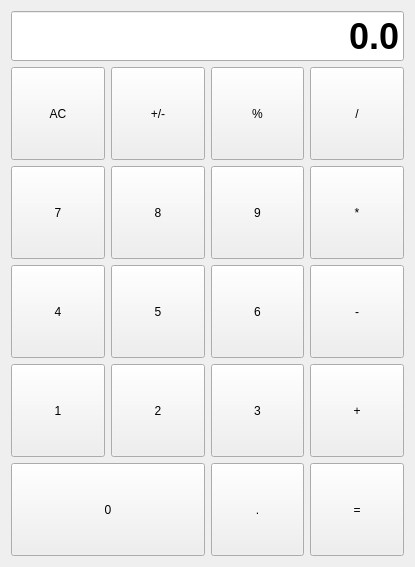
<?xml version="1.0" encoding="UTF-8"?>
<ui version="4.0">
 <class>Form</class>
 <widget class="QWidget" name="Form">
  <property name="geometry">
   <rect>
    <x>0</x>
    <y>0</y>
    <width>415</width>
    <height>567</height>
   </rect>
  </property>
  <property name="windowTitle">
   <string>Form</string>
  </property>
  <layout class="QGridLayout" name="gridLayout">
   <item row="0" column="0" colspan="4">
    <widget class="QLineEdit" name="lineEdit">
     <property name="minimumSize">
      <size>
       <width>0</width>
       <height>50</height>
      </size>
     </property>
     <property name="font">
      <font>
       <pointsize>27</pointsize>
       <weight>75</weight>
       <bold>true</bold>
      </font>
     </property>
     <property name="text">
      <string>0.0</string>
     </property>
     <property name="alignment">
      <set>Qt::AlignRight|Qt::AlignTrailing|Qt::AlignVCenter</set>
     </property>
     <property name="readOnly">
      <bool>true</bool>
     </property>
     <property name="bg" stdset="0">
      <string>gray</string>
     </property>
    </widget>
   </item>
   <item row="1" column="0">
    <widget class="CaculatorBtn" name="pushButton">
     <property name="sizePolicy">
      <sizepolicy hsizetype="Minimum" vsizetype="Expanding">
       <horstretch>0</horstretch>
       <verstretch>0</verstretch>
      </sizepolicy>
     </property>
     <property name="text">
      <string>AC</string>
     </property>
     <property name="checkable">
      <bool>true</bool>
     </property>
     <property name="autoExclusive">
      <bool>true</bool>
     </property>
     <property name="bg" stdset="0">
      <string>lightgray</string>
     </property>
     <property name="role" stdset="0">
      <string>clear</string>
     </property>
    </widget>
   </item>
   <item row="1" column="1">
    <widget class="CaculatorBtn" name="pushButton_2">
     <property name="sizePolicy">
      <sizepolicy hsizetype="Minimum" vsizetype="Expanding">
       <horstretch>0</horstretch>
       <verstretch>0</verstretch>
      </sizepolicy>
     </property>
     <property name="text">
      <string>+/-</string>
     </property>
     <property name="checkable">
      <bool>true</bool>
     </property>
     <property name="autoExclusive">
      <bool>true</bool>
     </property>
     <property name="bg" stdset="0">
      <string>lightgray</string>
     </property>
     <property name="role" stdset="0">
      <string>num</string>
     </property>
    </widget>
   </item>
   <item row="1" column="2">
    <widget class="CaculatorBtn" name="pushButton_3">
     <property name="sizePolicy">
      <sizepolicy hsizetype="Minimum" vsizetype="Expanding">
       <horstretch>0</horstretch>
       <verstretch>0</verstretch>
      </sizepolicy>
     </property>
     <property name="text">
      <string>%</string>
     </property>
     <property name="checkable">
      <bool>true</bool>
     </property>
     <property name="autoExclusive">
      <bool>true</bool>
     </property>
     <property name="bg" stdset="0">
      <string>lightgray</string>
     </property>
     <property name="role" stdset="0">
      <string>num</string>
     </property>
    </widget>
   </item>
   <item row="1" column="3">
    <widget class="CaculatorBtn" name="pushButton_4">
     <property name="sizePolicy">
      <sizepolicy hsizetype="Minimum" vsizetype="Expanding">
       <horstretch>0</horstretch>
       <verstretch>0</verstretch>
      </sizepolicy>
     </property>
     <property name="text">
      <string>/</string>
     </property>
     <property name="checkable">
      <bool>true</bool>
     </property>
     <property name="autoExclusive">
      <bool>true</bool>
     </property>
     <property name="autoDefault">
      <bool>false</bool>
     </property>
     <property name="bg" stdset="0">
      <string>orange</string>
     </property>
     <property name="role" stdset="0">
      <string>operator</string>
     </property>
    </widget>
   </item>
   <item row="2" column="0">
    <widget class="CaculatorBtn" name="pushButton_6">
     <property name="sizePolicy">
      <sizepolicy hsizetype="Minimum" vsizetype="Expanding">
       <horstretch>0</horstretch>
       <verstretch>0</verstretch>
      </sizepolicy>
     </property>
     <property name="text">
      <string>7</string>
     </property>
     <property name="checkable">
      <bool>true</bool>
     </property>
     <property name="autoExclusive">
      <bool>true</bool>
     </property>
     <property name="bg" stdset="0">
      <string>gray</string>
     </property>
     <property name="role" stdset="0">
      <string>num</string>
     </property>
    </widget>
   </item>
   <item row="2" column="1">
    <widget class="CaculatorBtn" name="pushButton_8">
     <property name="sizePolicy">
      <sizepolicy hsizetype="Minimum" vsizetype="Expanding">
       <horstretch>0</horstretch>
       <verstretch>0</verstretch>
      </sizepolicy>
     </property>
     <property name="text">
      <string>8</string>
     </property>
     <property name="checkable">
      <bool>true</bool>
     </property>
     <property name="autoExclusive">
      <bool>true</bool>
     </property>
     <property name="bg" stdset="0">
      <string>gray</string>
     </property>
     <property name="role" stdset="0">
      <string>num</string>
     </property>
    </widget>
   </item>
   <item row="2" column="2">
    <widget class="CaculatorBtn" name="pushButton_7">
     <property name="sizePolicy">
      <sizepolicy hsizetype="Minimum" vsizetype="Expanding">
       <horstretch>0</horstretch>
       <verstretch>0</verstretch>
      </sizepolicy>
     </property>
     <property name="text">
      <string>9</string>
     </property>
     <property name="checkable">
      <bool>true</bool>
     </property>
     <property name="autoExclusive">
      <bool>true</bool>
     </property>
     <property name="bg" stdset="0">
      <string>gray</string>
     </property>
     <property name="role" stdset="0">
      <string>num</string>
     </property>
    </widget>
   </item>
   <item row="2" column="3">
    <widget class="CaculatorBtn" name="pushButton_5">
     <property name="sizePolicy">
      <sizepolicy hsizetype="Minimum" vsizetype="Expanding">
       <horstretch>0</horstretch>
       <verstretch>0</verstretch>
      </sizepolicy>
     </property>
     <property name="text">
      <string>*</string>
     </property>
     <property name="checkable">
      <bool>true</bool>
     </property>
     <property name="autoExclusive">
      <bool>true</bool>
     </property>
     <property name="autoDefault">
      <bool>false</bool>
     </property>
     <property name="bg" stdset="0">
      <string>orange</string>
     </property>
     <property name="role" stdset="0">
      <string>operator</string>
     </property>
    </widget>
   </item>
   <item row="3" column="0">
    <widget class="CaculatorBtn" name="pushButton_10">
     <property name="sizePolicy">
      <sizepolicy hsizetype="Minimum" vsizetype="Expanding">
       <horstretch>0</horstretch>
       <verstretch>0</verstretch>
      </sizepolicy>
     </property>
     <property name="text">
      <string>4</string>
     </property>
     <property name="checkable">
      <bool>true</bool>
     </property>
     <property name="autoExclusive">
      <bool>true</bool>
     </property>
     <property name="bg" stdset="0">
      <string>gray</string>
     </property>
     <property name="role" stdset="0">
      <string>num</string>
     </property>
    </widget>
   </item>
   <item row="3" column="1">
    <widget class="CaculatorBtn" name="pushButton_12">
     <property name="sizePolicy">
      <sizepolicy hsizetype="Minimum" vsizetype="Expanding">
       <horstretch>0</horstretch>
       <verstretch>0</verstretch>
      </sizepolicy>
     </property>
     <property name="text">
      <string>5</string>
     </property>
     <property name="checkable">
      <bool>true</bool>
     </property>
     <property name="autoExclusive">
      <bool>true</bool>
     </property>
     <property name="bg" stdset="0">
      <string>gray</string>
     </property>
     <property name="role" stdset="0">
      <string>num</string>
     </property>
    </widget>
   </item>
   <item row="3" column="2">
    <widget class="CaculatorBtn" name="pushButton_11">
     <property name="sizePolicy">
      <sizepolicy hsizetype="Minimum" vsizetype="Expanding">
       <horstretch>0</horstretch>
       <verstretch>0</verstretch>
      </sizepolicy>
     </property>
     <property name="text">
      <string>6</string>
     </property>
     <property name="checkable">
      <bool>true</bool>
     </property>
     <property name="autoExclusive">
      <bool>true</bool>
     </property>
     <property name="bg" stdset="0">
      <string>gray</string>
     </property>
     <property name="role" stdset="0">
      <string>num</string>
     </property>
    </widget>
   </item>
   <item row="3" column="3">
    <widget class="CaculatorBtn" name="pushButton_9">
     <property name="sizePolicy">
      <sizepolicy hsizetype="Minimum" vsizetype="Expanding">
       <horstretch>0</horstretch>
       <verstretch>0</verstretch>
      </sizepolicy>
     </property>
     <property name="text">
      <string>-</string>
     </property>
     <property name="checkable">
      <bool>true</bool>
     </property>
     <property name="autoExclusive">
      <bool>true</bool>
     </property>
     <property name="autoDefault">
      <bool>false</bool>
     </property>
     <property name="bg" stdset="0">
      <string>orange</string>
     </property>
     <property name="role" stdset="0">
      <string>operator</string>
     </property>
    </widget>
   </item>
   <item row="4" column="0">
    <widget class="CaculatorBtn" name="pushButton_14">
     <property name="sizePolicy">
      <sizepolicy hsizetype="Minimum" vsizetype="Expanding">
       <horstretch>0</horstretch>
       <verstretch>0</verstretch>
      </sizepolicy>
     </property>
     <property name="text">
      <string>1</string>
     </property>
     <property name="checkable">
      <bool>true</bool>
     </property>
     <property name="autoExclusive">
      <bool>true</bool>
     </property>
     <property name="bg" stdset="0">
      <string>gray</string>
     </property>
     <property name="role" stdset="0">
      <string>num</string>
     </property>
    </widget>
   </item>
   <item row="4" column="1">
    <widget class="CaculatorBtn" name="pushButton_16">
     <property name="sizePolicy">
      <sizepolicy hsizetype="Minimum" vsizetype="Expanding">
       <horstretch>0</horstretch>
       <verstretch>0</verstretch>
      </sizepolicy>
     </property>
     <property name="text">
      <string>2</string>
     </property>
     <property name="checkable">
      <bool>true</bool>
     </property>
     <property name="autoExclusive">
      <bool>true</bool>
     </property>
     <property name="bg" stdset="0">
      <string>gray</string>
     </property>
     <property name="role" stdset="0">
      <string>num</string>
     </property>
    </widget>
   </item>
   <item row="4" column="2">
    <widget class="CaculatorBtn" name="pushButton_15">
     <property name="sizePolicy">
      <sizepolicy hsizetype="Minimum" vsizetype="Expanding">
       <horstretch>0</horstretch>
       <verstretch>0</verstretch>
      </sizepolicy>
     </property>
     <property name="text">
      <string>3</string>
     </property>
     <property name="checkable">
      <bool>true</bool>
     </property>
     <property name="autoExclusive">
      <bool>true</bool>
     </property>
     <property name="bg" stdset="0">
      <string>gray</string>
     </property>
     <property name="role" stdset="0">
      <string>num</string>
     </property>
    </widget>
   </item>
   <item row="4" column="3">
    <widget class="CaculatorBtn" name="pushButton_13">
     <property name="sizePolicy">
      <sizepolicy hsizetype="Minimum" vsizetype="Expanding">
       <horstretch>0</horstretch>
       <verstretch>0</verstretch>
      </sizepolicy>
     </property>
     <property name="text">
      <string>+</string>
     </property>
     <property name="checkable">
      <bool>true</bool>
     </property>
     <property name="autoExclusive">
      <bool>true</bool>
     </property>
     <property name="autoDefault">
      <bool>false</bool>
     </property>
     <property name="bg" stdset="0">
      <string>orange</string>
     </property>
     <property name="role" stdset="0">
      <string>operator</string>
     </property>
    </widget>
   </item>
   <item row="5" column="0" colspan="2">
    <widget class="CaculatorBtn" name="pushButton_18">
     <property name="sizePolicy">
      <sizepolicy hsizetype="Minimum" vsizetype="Expanding">
       <horstretch>0</horstretch>
       <verstretch>0</verstretch>
      </sizepolicy>
     </property>
     <property name="text">
      <string>0</string>
     </property>
     <property name="checkable">
      <bool>true</bool>
     </property>
     <property name="autoExclusive">
      <bool>true</bool>
     </property>
     <property name="bg" stdset="0">
      <string>gray</string>
     </property>
     <property name="role" stdset="0">
      <string>num</string>
     </property>
    </widget>
   </item>
   <item row="5" column="2">
    <widget class="CaculatorBtn" name="pushButton_19">
     <property name="sizePolicy">
      <sizepolicy hsizetype="Minimum" vsizetype="Expanding">
       <horstretch>0</horstretch>
       <verstretch>0</verstretch>
      </sizepolicy>
     </property>
     <property name="text">
      <string>.</string>
     </property>
     <property name="checkable">
      <bool>true</bool>
     </property>
     <property name="autoExclusive">
      <bool>true</bool>
     </property>
     <property name="bg" stdset="0">
      <string>gray</string>
     </property>
     <property name="role" stdset="0">
      <string>num</string>
     </property>
    </widget>
   </item>
   <item row="5" column="3">
    <widget class="CaculatorBtn" name="pushButton_17">
     <property name="sizePolicy">
      <sizepolicy hsizetype="Minimum" vsizetype="Expanding">
       <horstretch>0</horstretch>
       <verstretch>0</verstretch>
      </sizepolicy>
     </property>
     <property name="text">
      <string>=</string>
     </property>
     <property name="checkable">
      <bool>true</bool>
     </property>
     <property name="autoExclusive">
      <bool>true</bool>
     </property>
     <property name="bg" stdset="0">
      <string>equal</string>
     </property>
     <property name="role" stdset="0">
      <string>caculate</string>
     </property>
    </widget>
   </item>
  </layout>
 </widget>
 <customwidgets>
  <customwidget>
   <class>CaculatorBtn</class>
   <extends>QPushButton</extends>
   <header>Caculator_Btn</header>
   <slots>
    <signal>key_pressed()</signal>
   </slots>
  </customwidget>
 </customwidgets>
 <resources/>
 <connections>
  <connection>
   <sender>pushButton</sender>
   <signal>key_pressed()</signal>
   <receiver>Form</receiver>
   <slot>get_key()</slot>
   <hints>
    <hint type="sourcelabel">
     <x>66</x>
     <y>113</y>
    </hint>
    <hint type="destinationlabel">
     <x>-86</x>
     <y>112</y>
    </hint>
   </hints>
  </connection>
  <connection>
   <sender>pushButton_2</sender>
   <signal>key_pressed()</signal>
   <receiver>Form</receiver>
   <slot>get_key()</slot>
   <hints>
    <hint type="sourcelabel">
     <x>169</x>
     <y>92</y>
    </hint>
    <hint type="destinationlabel">
     <x>483</x>
     <y>131</y>
    </hint>
   </hints>
  </connection>
  <connection>
   <sender>pushButton_3</sender>
   <signal>key_pressed()</signal>
   <receiver>Form</receiver>
   <slot>get_key()</slot>
   <hints>
    <hint type="sourcelabel">
     <x>273</x>
     <y>104</y>
    </hint>
    <hint type="destinationlabel">
     <x>506</x>
     <y>115</y>
    </hint>
   </hints>
  </connection>
  <connection>
   <sender>pushButton_4</sender>
   <signal>key_pressed()</signal>
   <receiver>Form</receiver>
   <slot>get_key()</slot>
   <hints>
    <hint type="sourcelabel">
     <x>356</x>
     <y>93</y>
    </hint>
    <hint type="destinationlabel">
     <x>585</x>
     <y>94</y>
    </hint>
   </hints>
  </connection>
  <connection>
   <sender>pushButton_5</sender>
   <signal>key_pressed()</signal>
   <receiver>Form</receiver>
   <slot>get_key()</slot>
   <hints>
    <hint type="sourcelabel">
     <x>356</x>
     <y>197</y>
    </hint>
    <hint type="destinationlabel">
     <x>512</x>
     <y>217</y>
    </hint>
   </hints>
  </connection>
  <connection>
   <sender>pushButton_9</sender>
   <signal>key_pressed()</signal>
   <receiver>Form</receiver>
   <slot>get_key()</slot>
   <hints>
    <hint type="sourcelabel">
     <x>371</x>
     <y>311</y>
    </hint>
    <hint type="destinationlabel">
     <x>522</x>
     <y>311</y>
    </hint>
   </hints>
  </connection>
  <connection>
   <sender>pushButton_13</sender>
   <signal>key_pressed()</signal>
   <receiver>Form</receiver>
   <slot>get_key()</slot>
   <hints>
    <hint type="sourcelabel">
     <x>380</x>
     <y>396</y>
    </hint>
    <hint type="destinationlabel">
     <x>568</x>
     <y>400</y>
    </hint>
   </hints>
  </connection>
  <connection>
   <sender>pushButton_17</sender>
   <signal>key_pressed()</signal>
   <receiver>Form</receiver>
   <slot>get_key()</slot>
   <hints>
    <hint type="sourcelabel">
     <x>364</x>
     <y>502</y>
    </hint>
    <hint type="destinationlabel">
     <x>575</x>
     <y>495</y>
    </hint>
   </hints>
  </connection>
  <connection>
   <sender>pushButton_7</sender>
   <signal>key_pressed()</signal>
   <receiver>Form</receiver>
   <slot>get_key()</slot>
   <hints>
    <hint type="sourcelabel">
     <x>254</x>
     <y>203</y>
    </hint>
    <hint type="destinationlabel">
     <x>573</x>
     <y>234</y>
    </hint>
   </hints>
  </connection>
  <connection>
   <sender>pushButton_11</sender>
   <signal>key_pressed()</signal>
   <receiver>Form</receiver>
   <slot>get_key()</slot>
   <hints>
    <hint type="sourcelabel">
     <x>260</x>
     <y>294</y>
    </hint>
    <hint type="destinationlabel">
     <x>612</x>
     <y>307</y>
    </hint>
   </hints>
  </connection>
  <connection>
   <sender>pushButton_15</sender>
   <signal>key_pressed()</signal>
   <receiver>Form</receiver>
   <slot>get_key()</slot>
   <hints>
    <hint type="sourcelabel">
     <x>266</x>
     <y>393</y>
    </hint>
    <hint type="destinationlabel">
     <x>627</x>
     <y>387</y>
    </hint>
   </hints>
  </connection>
  <connection>
   <sender>pushButton_19</sender>
   <signal>key_pressed()</signal>
   <receiver>Form</receiver>
   <slot>get_key()</slot>
   <hints>
    <hint type="sourcelabel">
     <x>252</x>
     <y>483</y>
    </hint>
    <hint type="destinationlabel">
     <x>610</x>
     <y>461</y>
    </hint>
   </hints>
  </connection>
  <connection>
   <sender>pushButton_6</sender>
   <signal>key_pressed()</signal>
   <receiver>Form</receiver>
   <slot>get_key()</slot>
   <hints>
    <hint type="sourcelabel">
     <x>65</x>
     <y>205</y>
    </hint>
    <hint type="destinationlabel">
     <x>-84</x>
     <y>188</y>
    </hint>
   </hints>
  </connection>
  <connection>
   <sender>pushButton_8</sender>
   <signal>key_pressed()</signal>
   <receiver>Form</receiver>
   <slot>get_key()</slot>
   <hints>
    <hint type="sourcelabel">
     <x>136</x>
     <y>219</y>
    </hint>
    <hint type="destinationlabel">
     <x>-69</x>
     <y>202</y>
    </hint>
   </hints>
  </connection>
  <connection>
   <sender>pushButton_10</sender>
   <signal>key_pressed()</signal>
   <receiver>Form</receiver>
   <slot>get_key()</slot>
   <hints>
    <hint type="sourcelabel">
     <x>68</x>
     <y>309</y>
    </hint>
    <hint type="destinationlabel">
     <x>-152</x>
     <y>286</y>
    </hint>
   </hints>
  </connection>
  <connection>
   <sender>pushButton_12</sender>
   <signal>key_pressed()</signal>
   <receiver>Form</receiver>
   <slot>get_key()</slot>
   <hints>
    <hint type="sourcelabel">
     <x>134</x>
     <y>319</y>
    </hint>
    <hint type="destinationlabel">
     <x>-29</x>
     <y>318</y>
    </hint>
   </hints>
  </connection>
  <connection>
   <sender>pushButton_14</sender>
   <signal>key_pressed()</signal>
   <receiver>Form</receiver>
   <slot>get_key()</slot>
   <hints>
    <hint type="sourcelabel">
     <x>69</x>
     <y>401</y>
    </hint>
    <hint type="destinationlabel">
     <x>-48</x>
     <y>392</y>
    </hint>
   </hints>
  </connection>
  <connection>
   <sender>pushButton_16</sender>
   <signal>key_pressed()</signal>
   <receiver>Form</receiver>
   <slot>get_key()</slot>
   <hints>
    <hint type="sourcelabel">
     <x>166</x>
     <y>409</y>
    </hint>
    <hint type="destinationlabel">
     <x>-77</x>
     <y>353</y>
    </hint>
   </hints>
  </connection>
  <connection>
   <sender>pushButton_18</sender>
   <signal>key_pressed()</signal>
   <receiver>Form</receiver>
   <slot>get_key()</slot>
   <hints>
    <hint type="sourcelabel">
     <x>52</x>
     <y>495</y>
    </hint>
    <hint type="destinationlabel">
     <x>-62</x>
     <y>482</y>
    </hint>
   </hints>
  </connection>
 </connections>
 <slots>
  <slot>get_key()</slot>
 </slots>
</ui>
